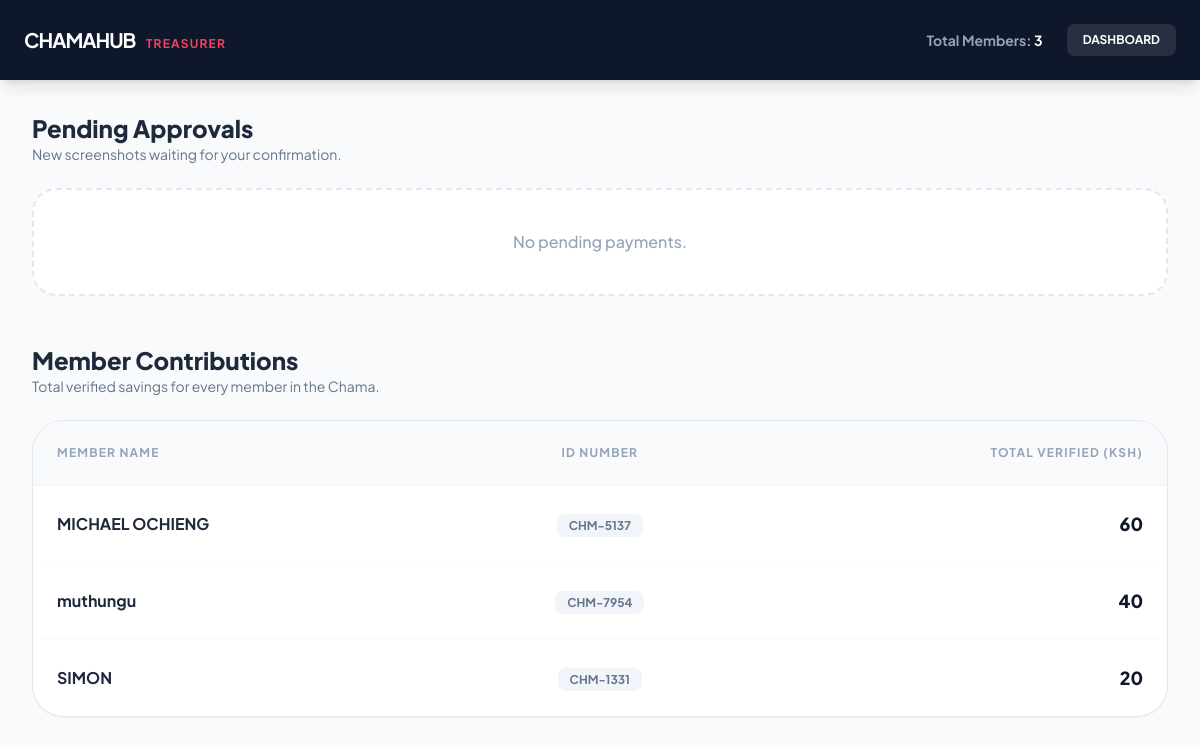
Screenshot of /PROJECT/admin.php with the database file from the repository.
### tables this page shows
CREATE TABLE `users` (
  `id` int(11) NOT NULL,
  `member_number` varchar(10) DEFAULT NULL,
  `full_name` varchar(100) DEFAULT NULL,
  `phone_number` varchar(15) DEFAULT NULL,
  `password` varchar(255) DEFAULT NULL,
  `created_at` timestamp NOT NULL DEFAULT current_timestamp()
);

### PROJECT/admin.php (the view, shortened to what this page needs)
<?php
require_once 'db.php';
$stmtPending = $pdo->query("SELECT p.*, u.full_name, u.member_number
                           FROM payments p
                           JOIN users u ON p.user_id = u.id
                           WHERE p.status = 'pending'
                           ORDER BY p.payment_date DESC");
$pendingPayments = $stmtPending->fetchAll();
$stmtMembers = $pdo->query("SELECT u.id, u.full_name, u.member_number,
                           SUM(CASE WHEN p.status = 'verified' THEN p.detected_amount ELSE 0 END) as total_savings
                           FROM users u
                           LEFT JOIN payments p ON u.id = p.user_id
                           GROUP BY u.id
                           ORDER BY total_savings DESC");
$memberList = $stmtMembers->fetchAll();
$totalUsers = count($memberList);
?>
<!DOCTYPE html>
<html lang="en">
<head>
    <script src="https://cdn.tailwindcss.com"></script>
</head>
<body class="bg-slate-50 text-slate-900">
    <nav class="bg-slate-900 p-6 text-white shadow-lg sticky top-0 z-50">
        <div class="max-w-7xl mx-auto flex justify-between items-center">
            <h1 class="font-bold tracking-tighter text-xl">CHAMAHUB <span class="text-rose-500 text-xs ml-2 uppercase tracking-widest">Treasurer</span></h1>
            <div class="flex items-center gap-6">
                <span class="text-sm font-bold text-slate-400">Total Members: <span class="text-white"><?php echo $totalUsers; ?></span></span>
                <a href="index.php" class="text-xs bg-white/10 px-4 py-2 rounded-lg hover:bg-rose-500 transition font-bold uppercase">Dashboard</a>
            </div>
        </div>
    </nav>
    <main class="max-w-7xl mx-auto p-8 space-y-12">
        <section>
            <div class="mb-6">
                <h2 class="text-2xl font-black text-slate-800">Pending Approvals</h2>
                <p class="text-sm text-slate-500">New screenshots waiting for your confirmation.</p>
            </div>
            <?php if (count($pendingPayments) > 0): ?>
                <div class="grid gap-4">
                    <?php foreach ($pendingPayments as $pay): ?>
                    <div class="bg-white rounded-3xl p-5 shadow-sm border border-slate-200 flex flex-col md:flex-row gap-6 items-center">
                        <img src="<?php echo $pay['screenshot_path']; ?>" class="w-20 h-20 rounded-2xl object-cover border border-slate-100 cursor-pointer" onclick="window.open(this.src)">
                        <div class="flex-grow">
                            <h4 class="font-bold text-slate-800"><?php echo htmlspecialchars($pay['full_name']); ?></h4>
                            <p class="text-xs text-slate-400 font-bold uppercase tracking-tight"><?php echo $pay['member_number']; ?></p>
                            <p class="text-lg font-black text-rose-500 mt-1">Ksh <?php echo number_format($pay['detected_amount']); ?></p>
                        </div>
                        <div class="flex gap-2">
                            <form action="update_status.php" method="POST">
                                <input type="hidden" name="payment_id" value="<?php echo $pay['id']; ?>">
                                <input type="hidden" name="new_status" value="verified">
                                <button class="bg-emerald-500 text-white px-6 py-3 rounded-xl font-bold text-sm hover:bg-emerald-600 transition">Approve</button>
                            </form>
                            <form action="update_status.php" method="POST">
                                <input type="hidden" name="payment_id" value="<?php echo $pay['id']; ?>">
                                <input type="hidden" name="new_status" value="flagged">
                                <button class="bg-slate-100 text-slate-400 px-6 py-3 rounded-xl font-bold text-sm hover:bg-rose-50 hover:text-rose-500 transition">Deny</button>
                            </form>
                        </div>
                    </div>
                    <?php endforeach; ?>
                </div>
            <?php else: ?>
                <div class="p-10 text-center bg-white rounded-3xl border-2 border-dashed border-slate-200 text-slate-400 font-medium">No pending payments.</div>
            <?php endif; ?>
        </section>
        <section>
            <div class="mb-6">
                <h2 class="text-2xl font-black text-slate-800">Member Contributions</h2>
                <p class="text-sm text-slate-500">Total verified savings for every member in the Chama.</p>
            </div>
            <div class="bg-white rounded-[2rem] shadow-sm border border-slate-200 overflow-hidden">
                <table class="w-full text-left border-collapse">
                    <thead>
                        <tr class="bg-slate-50 border-b border-slate-100">
                            <th class="p-6 text-xs font-bold text-slate-400 uppercase tracking-widest">Member Name</th>
                            <th class="p-6 text-xs font-bold text-slate-400 uppercase tracking-widest text-center">ID Number</th>
                            <th class="p-6 text-xs font-bold text-slate-400 uppercase tracking-widest text-right">Total Verified (Ksh)</th>
                        </tr>
                    </thead>
                    <tbody class="divide-y divide-slate-50">
                        <?php foreach ($memberList as $member): ?>
                        <tr class="hover:bg-slate-50/50 transition">
                            <td class="p-6">
                                <p class="font-bold text-slate-800"><?php echo htmlspecialchars($member['full_name']); ?></p>
                            </td>
                            <td class="p-6 text-center">
                                <span class="bg-slate-100 px-3 py-1 rounded-lg text-xs font-bold text-slate-500">
                                    <?php echo $member['member_number']; ?>
                                </span>
                            </td>
                            <td class="p-6 text-right">
                                <p class="text-lg font-black text-slate-900">
                                    <?php echo number_format($member['total_savings']); ?>
                                </p>
                            </td>
                        </tr>
                        <?php endforeach; ?>
                    </tbody>
                </table>
            </div>
        </section>
    </main>
</body>
</html>

### PROJECT/admin.php (style rules this page uses)
body { font-family: 'Plus Jakarta Sans', sans-serif; }

### rows the page displays
users: full_name "MICHAEL OCHIENG", member_number "CHM-5137", total_savings "60"
users: full_name "muthungu", member_number "CHM-7954", total_savings "40"
users: full_name "SIMON", member_number "CHM-1331", total_savings "20"

### other values shown
$totalUsers "3"
